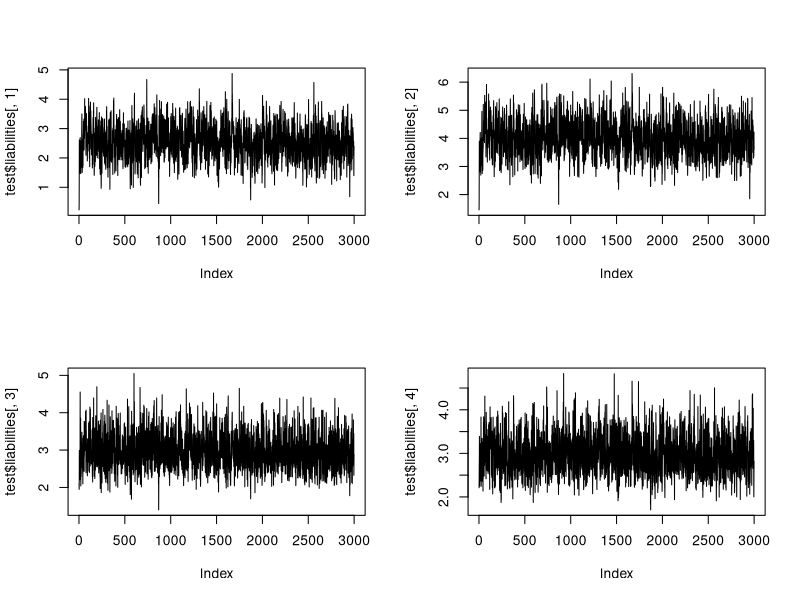
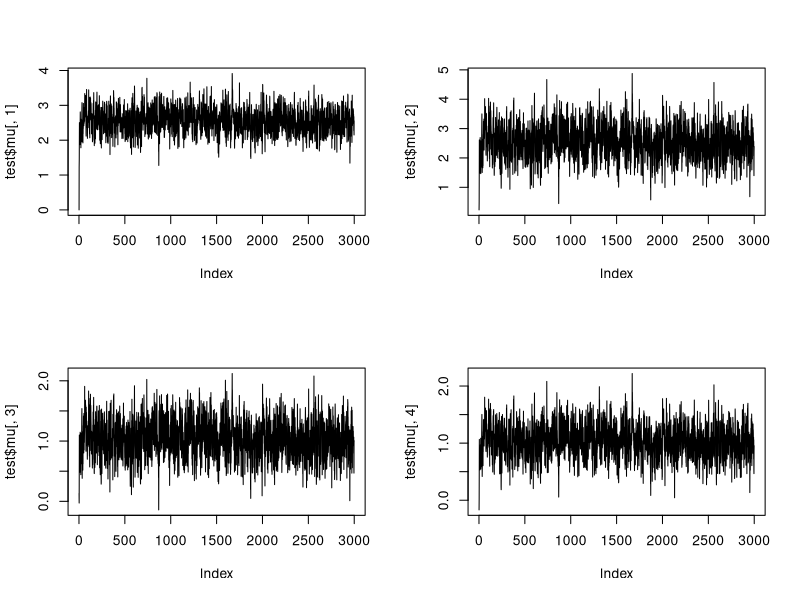

Generate these figures, in order, with R:
## ---- chunk 1
get_cov = function(h2, n_sib = 0) {
  cov <- matrix(h2/2, 4 + n_sib, 4 + n_sib)
  diag(cov) <- 1
  cov[3,4] <- cov[4,3] <- 0
  cov[1:2, 1] <- cov[1, 1:2] <- h2
  cov
}
## ---- chunk 2
calc_distribution = function(sigma){
  out = list()
  for (i in 1:nrow(sigma)){
    sigma_bar = sigma[i,i] - sigma[i , -i] %*% solve(sigma[-i , -i]) %*% sigma[-i , i]
    mu_mult_bar = sigma[i , -i] %*% solve(sigma[ -i, -i])
    out[[i]] = list('sigma'=sigma_bar, 'mu_mult'=mu_mult_bar)
    }
  return(out)
  }
## ---- chunk 3
bounds <- function(phenos,N, T_ = 0.05){
  interval_2 = c(0, 1-T_)
  interval_1 = c(1-T_, 1)
  k = length(phenos)+1
  out = matrix(c(0,1), ncol=2, nrow=k, byrow=T)
  i = 2
  for (phen in phenos){
    interval = phen * interval_1 + (1-phen)*interval_2
    out[i,] = interval
    i = i+1
  }
  q = matrix(runif(N*k, out[,1], out[,2]), ncol=k, byrow=T)
  return(q)
}
 
## ---- chunk 4
# Vores gibb sampler


Gibb <- function(covmat, phenos, N, T_ = 0.05){

  bounds = bounds(phenos, N, T_) 

  
  k = nrow(covmat)

  const_list = calc_distribution(covmat)
  
  liabil = matrix(0, nrow = N, ncol = k) # i formen c(l_g, l, l_p1, l_p2)
  mu_vec = matrix(0, nrow = N-1, ncol = k)


  for (i in 1:(N-1)) {
    for (j in 1:k) {
      # Udregner parametre
      sigma = const_list[[j]]$sigma
      mu_mult = const_list[[j]]$mu_mult
      mu = mu_mult %*% liabil[i,-j] # Udelukker den liability vi er kommet til
      mu_vec[i,j] = mu
      liabil[i,j] = qnorm(bounds[i,j], mu, sqrt(sigma))
    }
    liabil[i+1,] = liabil[i,]
  }
  return(list('liabilities'=liabil, 'mu'=mu_vec))
}
## ---- chunk 5
covmat = get_cov(0.5)
test = Gibb(covmat, c(1,1,1) , 3000)
## ---- chunk 6
par(mfrow=c(2,2))
plot(test$liabilities[,1], type='l')
plot(test$liabilities[,2], type='l')
plot(test$liabilities[,3], type='l')
plot(test$liabilities[,4], type='l')
## ---- chunk 7
par(mfrow=c(2,2))
plot(test$mu[,1], type='l')
plot(test$mu[,2], type='l')
plot(test$mu[,3], type='l')
plot(test$mu[,4], type='l')
## ---- chunk 8
cov(test[[1]])
## ---- chunk 9
Gibb_notrunc <- function(covmat, N, T_ = 0.05){

k = nrow(covmat)

const_list = calc_distribution(covmat)

liabil = matrix(0, nrow = N, ncol = k) # i formen c(l_g, l, l_p1, l_p2)
mu_vec = matrix(0, nrow = N-1, ncol = k)


for (i in 1:(N-1)) {
  for (j in 1:k) {
    # Udregner parametre
    sigma = const_list[[j]]$sigma
    mu_mult = const_list[[j]]$mu_mult
    mu = mu_mult %*% liabil[i,-j] # Udelukker den liability vi er kommet til
    mu_vec[i,j] = mu
    liabil[i,j] = rnorm(1, mu, sqrt(sigma))
  }
  liabil[i+1,] = liabil[i,]
}
return(list(liabil, mu_vec))
}
## ---- chunk 10
test2 = Gibb_notrunc(get_cov(0.5), 3000)
